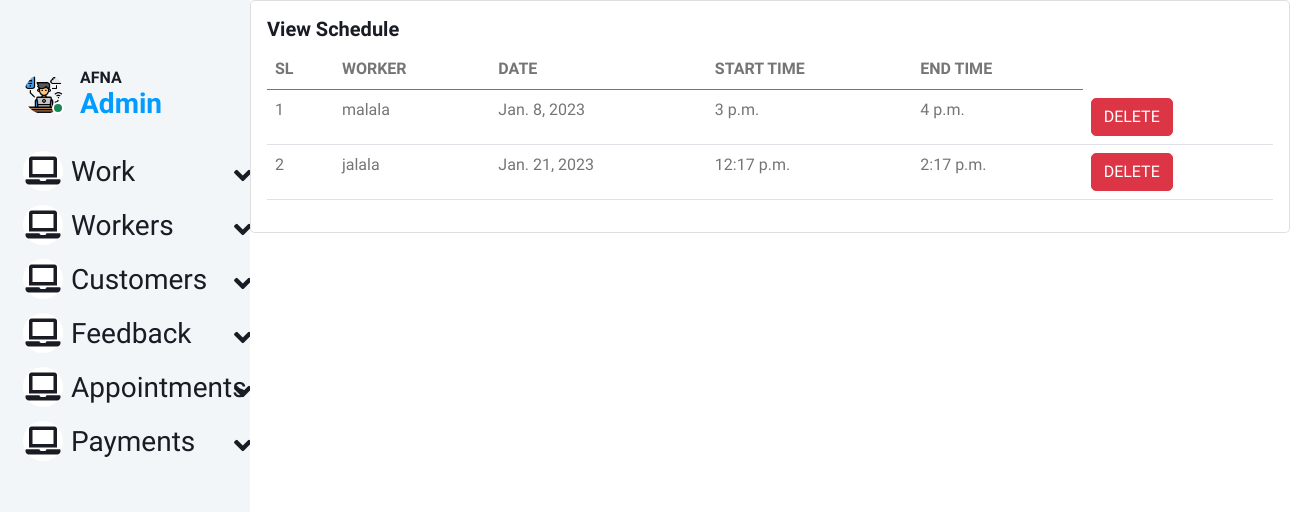
The app's page /view_schedule, older data.
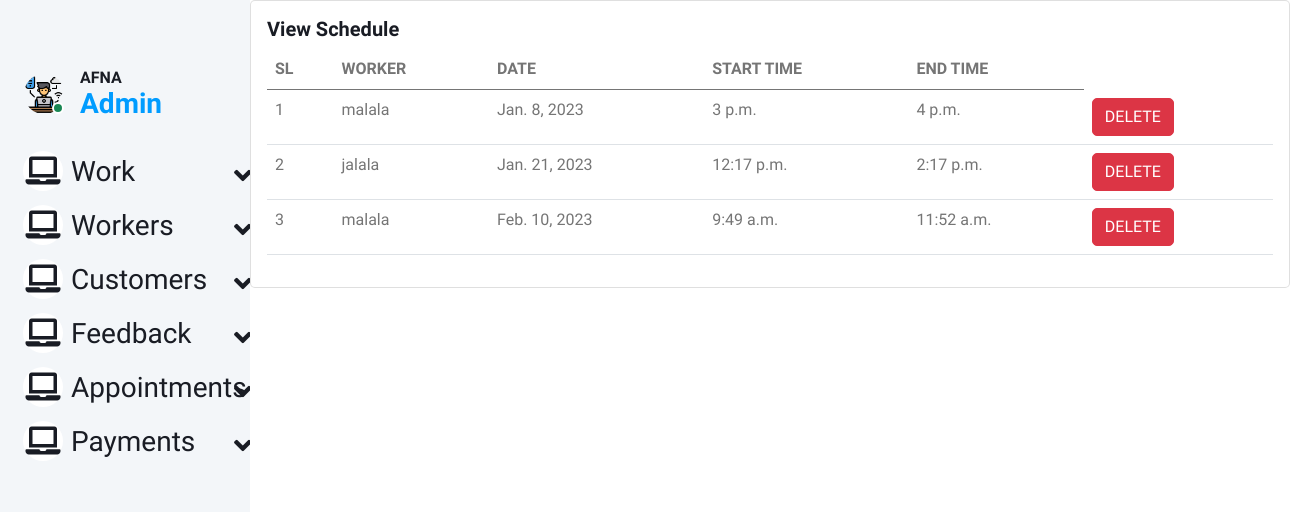
The same page, newer data.
### online_home_service_app/models.py (models this page shows)
class Schedule(models.Model):
    worker = models.ForeignKey(Register1, on_delete=models.CASCADE)
    date = models.DateField()
    start_time = models.TimeField()
    end_time = models.TimeField()

class Register1(models.Model):
    user = models.ForeignKey(Login,on_delete=models.CASCADE)
    name = models.CharField(max_length=100)
    profile_pic = models.FileField(upload_to='profilepic/')
    address = models.CharField(max_length=100)
    mobile = models.CharField(max_length=10)
    email = models.EmailField()
    work_type = models.ForeignKey(work,on_delete=models.CASCADE)
    def __str__(self):
        return self.name

### online_home_service_app/views.py (the view)
# urls.py: path("view_schedule",views.view_schedule,name="view_schedule"),
def view_schedule(request):
    n = Schedule.objects.all()
    return render(request, "admin/view_schedule.html",{"view_schedule":n})

### templates/admin/view_schedule.html (shortened to what this page needs)
{% extends "admin/admin base.html" %}
{% block content %}
<div class="card" style="width: 65rem;">
  <div class="card-body">
    <h5 class="card-title">View Schedule</h5>
<table class="table">
  <thead>
    <tr>
      <th scope="col">SL</th>
      <th scope="col">WORKER</th>
      <th scope="col">DATE</th>
      <th scope="col">START TIME</th>
      <th scope="col">END TIME</th>
    </tr>
  </thead>
  <tbody>
      {% for n in view_schedule %}
    <tr>
      <td>{{forloop.counter}}</td>
      <td>{{n.worker}}</td>
      <td>{{n.date}}</td>
      <td>{{n.start_time}}</td>
      <td>{{n.end_time}}</td>
      <td><a href="{% url 'delete_schedule' n.id %}" class="btn btn-danger">DELETE</a> </td>
    {% empty %}
    </tr>
      <tr>
        <td colspan="7"><h3>No Results Found</h3></td>
      </tr>
{% endfor %}
  </tbody>
  </table>
{% endblock %}

Row changes from the older to the newer data that the page shows:
added Schedule: worker "malala", date "Feb. 10, 2023", start_time "9:49 a.m.", end_time "11:52 a.m."
